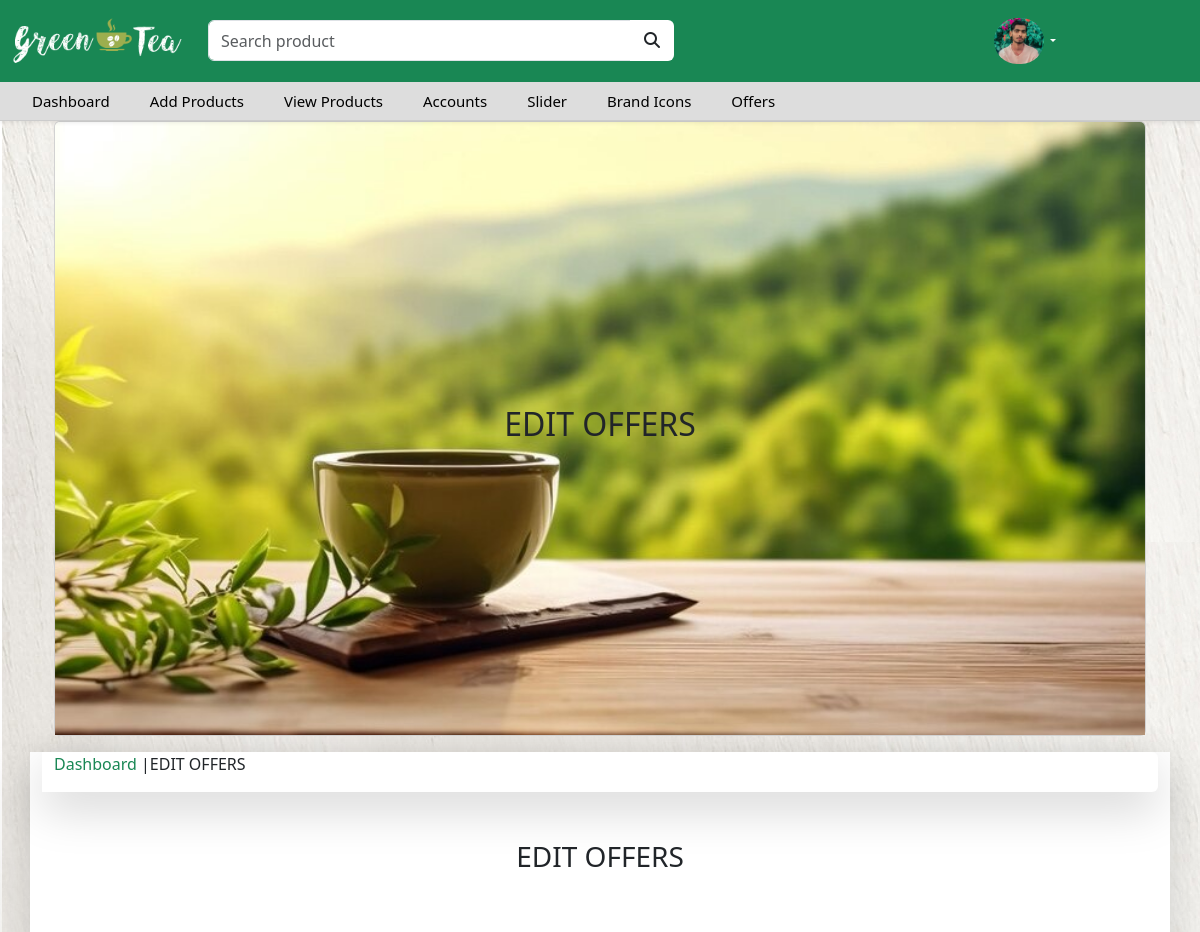
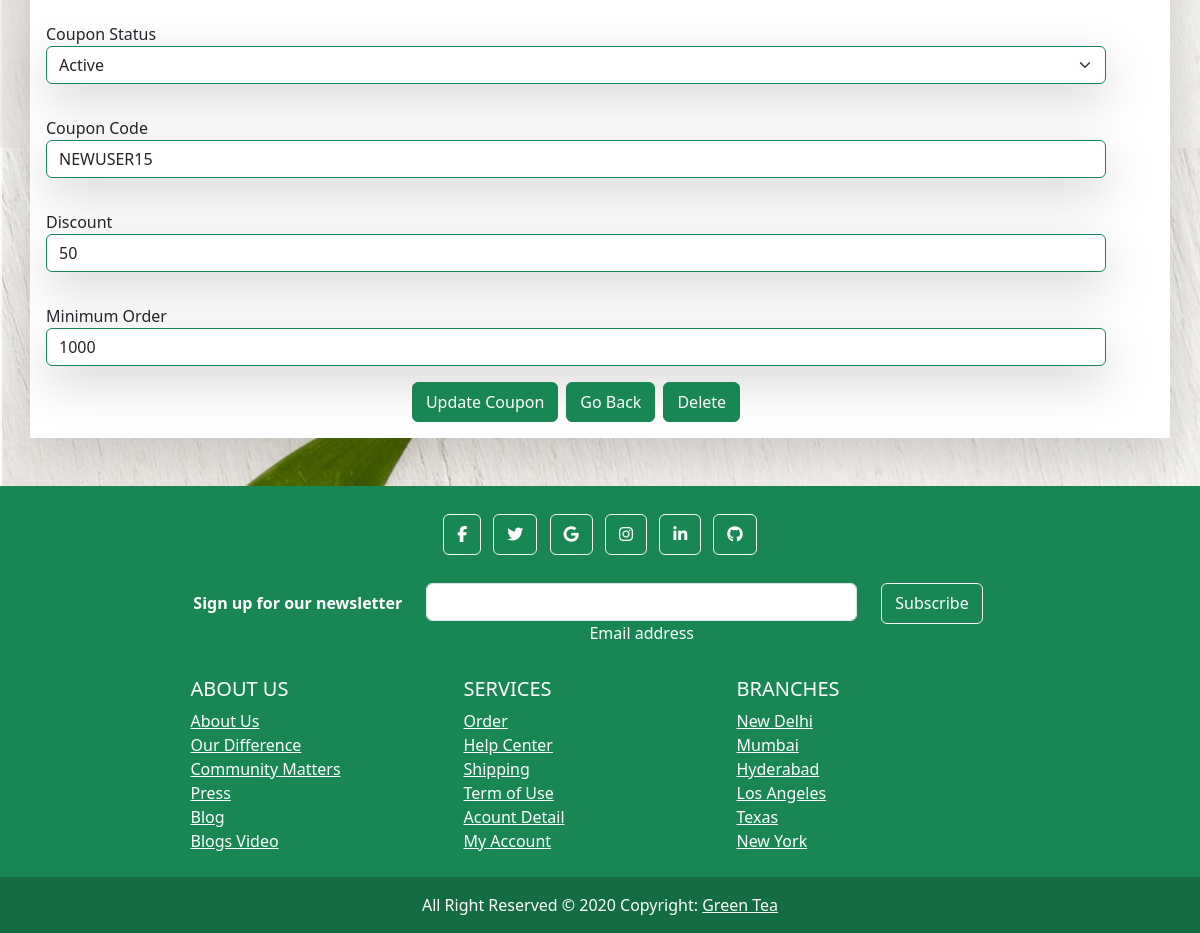
The page /Admin/editcoupon.php?id=1 (signed in) on the database its author committed (2 pictures, top to bottom).
### tables this page shows
CREATE TABLE `offers` (
  `coupon_id` int(11) NOT NULL,
  `coupon_code` text NOT NULL,
  `create_time` datetime NOT NULL DEFAULT current_timestamp(),
  `expiry_time` int(11) DEFAULT NULL,
  `discount` int(255) NOT NULL,
  `minimum_order` int(11) NOT NULL,
  `coupon_status` varchar(255) NOT NULL DEFAULT 'Active'
);

### Admin/editcoupon.php (the view, shortened to what this page needs)
<?php
include 'header.php';
if (isset($_GET['id'])) {
    $id = $_GET['id'];
    $sql = "SELECT * FROM offers WHERE coupon_id = $id";
    $result = mysqli_query($con, $sql);
    while ($row = $result->fetch_assoc()) {
        $coupon_code = $row['coupon_code'];
        $discount = $row['discount'];
        $minimum = $row['minimum_order'];
    }
}
?>
<!DOCTYPE html>
<html lang="en">
<head>
    <link rel="stylesheet" href="bootstrap.min.css">
    <link rel="stylesheet" href="bootstrap.bundle.min.js">
</head>
<body>
    <div class="container d-flex justify-content-center">
        <div class="row w-100">
            <div class="col-sm-12 col-md-12 text-dark">
                <div class="card ">
                    <img class="card-img-top w-100" src="../image/p3.jpg" alt="Card image">
                    <div class="card-img-overlay d-flex align-items-center justify-content-center">
                        <h2 class="card-title text-dark text-uppercase">Edit Offers</h2>
                    </div>
                </div>
            </div>
        </div>
    </div>
    <div class="container bg-white text-dark shadow-lg bg-body w-100 my-3">
        <div class="container bg-white text-dark shadow-lg bg-body rounded w-100 ">
            <div class="row">
                <div class="col-sm-12 col-md-12 bg-white text-dark">
                    <p class="text-success">Dashboard <span class="text-dark text-uppercase">|Edit Offers</span></p>
                </div>
            </div>
        </div>
        <h3 class="text-uppercase text-center my-5">Edit Offers</h3>
        <div class="row justify-content-center">
            <div class="col-12 col-sm-12 col-md-12 p-3">
                <form action="" method="post" enctype="multipart/form-data">
                    <div class="row">
                        <div class="form mb-3 mt-3 col-md-12 col-12">
                            <label for="status" class="text-dark">Coupon Status</label>
                            <select class="form-select form-control shadow-lg border-success" id="status" name="status">
                                <option>Active</option>
                            </select>
                        </div>
                        <div class="form mb-3 mt-3 col-md-12 col-12">
                            <label for="code" class="text-dark">Coupon Code</label>
                            <input type="text" class="form-control shadow-lg border-success" id="code" placeholder=""
                                name="code" value="<?php echo $coupon_code ?>">
                        </div>
                        <div class="form mb-3 mt-3 col-md-12 col-12">
                            <label for="discount" class="text-dark">Discount</label>
                            <input type="number" class="form-control shadow-lg border-success" id="discount"
                                placeholder="" name="discount" value="<?php echo $discount ?>" required min="1">
                        </div>
                        <div class="form mb-3 mt-3 col-md-12 col-12">
                            <label for="minimum" class="text-dark">Minimum Order</label>
                            <input type="number" class="form-control shadow-lg border-success" id="minimum"
                                placeholder="" name="minimum" value="<?php echo $minimum ?>" required min="1">
                        </div>
                    </div>
                    <div class="row justify-content-center">
                        <div class="col-12 col-sm-12 d-flex justify-content-center gap-2">
                            <button type="submit" class="btn btn-success rounded" name="btn">Update Coupon</button>
                            <a href="brandicons.php" class="btn btn-success rounded  ">Go Back</a>
                            <a href="delete.php?coupon_id=<?php echo $id ?>" class="btn btn-success rounded"
                                name="btn">Delete</a>
                        </div>
                    </div>
            </div>
        </div>
    </div>
    <?php
    include 'footer.php'
        ?>
</body>
</html>

### Admin/header.php (shortened to what this page needs)
<?php
require '../db_connect.php';
$sql = "SELECT * FROM adminlogin ";
$result = mysqli_query($con, $sql);
while ($row = $result->fetch_assoc()) {
    $image = $row['image'];
}
?>
<!doctype html>
<html lang="en">
<head>
    <link rel="stylesheet" href="style.css">
    <link rel="stylesheet" href="bootstrap.min.css">
    <link href="https://stackpath.bootstrapcdn.com/font-awesome/4.7.0/css/font-awesome.min.css" rel="stylesheet">
    <link rel="stylesheet" href="bootstrap.min.css">
    <link rel="stylesheet" href="style.css">
</head>
<body>
    <div class="main-navbar shadow-sm sticky-top">
        <div class="top-navbar">
            <div class="container-fluid">
                <div class="row">
                    <div class=" col-4 col-sm-4 col-md-2 my-auto">
                        <img src="../image/logo2.png" alt="Avatar Logo" style=";" class="img-fluid">
                    </div>
                    <div class="col-8 col-sm-8 col-md-5 my-auto">
                        <form role="search">
                            <div class="input-group">
                                <input autofocus type="search" placeholder="Search product" class="form-control" />
                                <button class="btn bg-white" type="submit">
                                    <i class="fa fa-search text-dark"></i>
                                </button>
                            </div>
                        </form>
                    </div>
                    <div class="col-12 col-sm-12 col-md-4 my-auto">
                        <ul class="nav justify-content-end">
                            <li class="nav-item dropdown">
                                <a class="nav-link dropdown-toggle" href="#" role="button" data-bs-toggle="dropdown"> <i
                                        class="fas ">
                                        <img src="<?php echo "../image/" . $image ?>" alt="Avatar Logo" style="width:50px;"
                                            class="rounded-pill">
                                    </i> </a>
                            </li>
                        </ul>
                    </div>
                </div>
            </div>
        </div>
        <nav class="navbar navbar-expand-lg">
            <div class="container-fluid">
                <div class="collapse navbar-collapse" id="navbarSupportedContent">
                    <ul class="navbar-nav me-auto mb-2 mb-lg-0">
                        <li class="nav-item">
                            <a class="nav-link" href="index.php">Dashboard</a>
                        </li>
                        <li class="nav-item">
                            <a class="nav-link" href="addproduct.php">Add Products</a>
                        </li>
                        <li class="nav-item">
                            <a class="nav-link" href="view.php">View Products</a>
                        </li>
                        <li class="nav-item">
                            <a class="nav-link" href="Accounts.php">Accounts</a>
                        </li>
                        <li class="nav-item">
                            <a class="nav-link" href="slider.php">Slider</a>
                        </li>
                        <li class="nav-item">
                            <a class="nav-link" href="brandicons.php">Brand Icons</a>
                        </li>
                          <li class="nav-item">
                            <a class="nav-link" href="offers.php">Offers</a>
                        </li>
                    </ul>
                </div>
            </div>
        </nav>
    </div>
</body>
</html>

### Admin/style.css (style rules this page uses)
* { max-width: 100%; max-height: 100%; }
body { background-image: url(image/body-bg.jpg); }
.main-navbar { border-bottom: 1px solid #ccc; }
.main-navbar .top-navbar { background-color: #198754; padding-top: 10px; padding-bottom: 10px; }
.main-navbar .top-navbar .nav-link { color: #fff; font-size: 16px; font-weight: 500; }
.main-navbar .navbar { padding: 0px; background-color: #ddd; }
.main-navbar .navbar .nav-item .nav-link { padding: 8px 20px; color: #000; font-size: 15px; }
.btn { line-height: 1.8; background-color: #198754; padding: 5px 13px; display: inline-block; color: #fff; text-transform: capitalize; font-family: inherit; font-size: 16px; cursor: pointer; user-select: none; position: relative; overflow: hidden; vertical-align: middle; transition: color 0.3s ease; z-index: 2; }
.btn::before { position: absolute; content: ''; left: 0; top: 0; background: #42bf85; height: 100%; width: 0; z-index: -1; transition: width 0.3s ease; }
label { cursor: pointer; }
@media only screen and (min-width: 768px) { .main-navbar .top-navbar .nav-link { font-size: 12px; padding: 8px 10px; } }

### rows shown on the page
offers: code "NEWUSER15", discount "50", minimum "1000"
